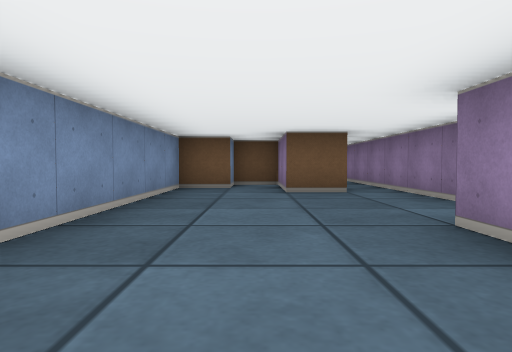
[1] (above)

16 first-person views from a walk through a cub3D ray-caster map. The camera is about half as high as the walls, tilts 2° down and sees 75° across. The floor is counted in squares. Each view is taken from the middle of a square. On the plan, view 1 faces up. The plan holds only what a view shows up to about 9 squares ahead; the rest is blank. The place goes on beyond the plan.

[2]
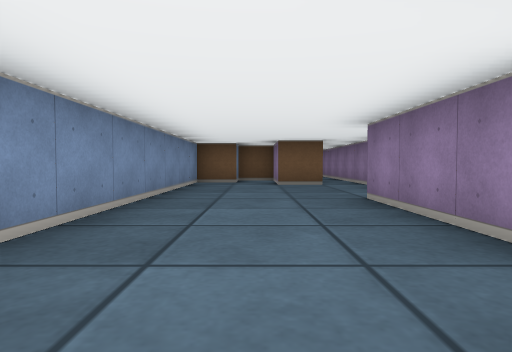

[3]
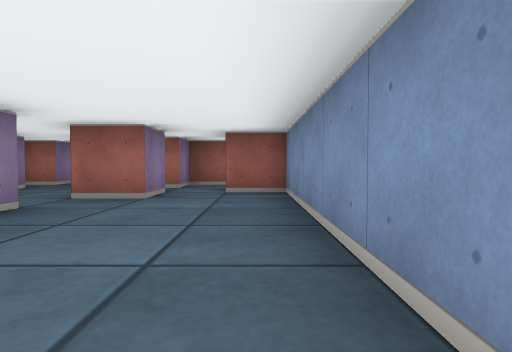

[4]
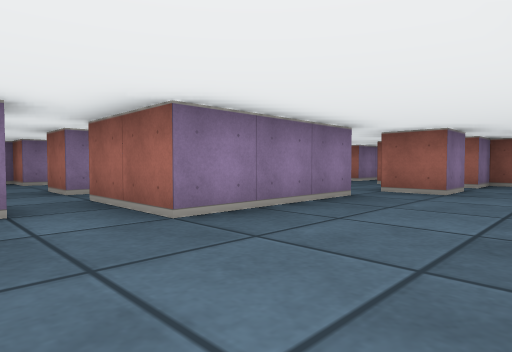

[5]
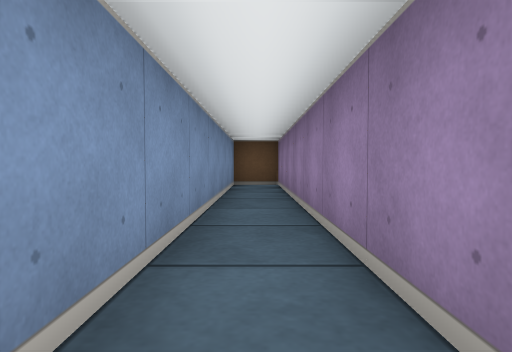

[6]
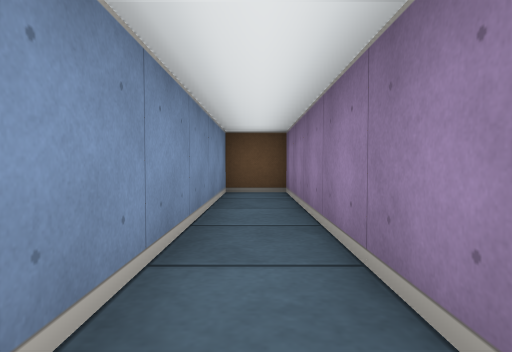

[7]
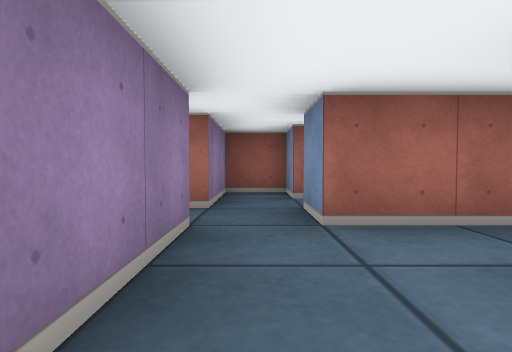

[8]
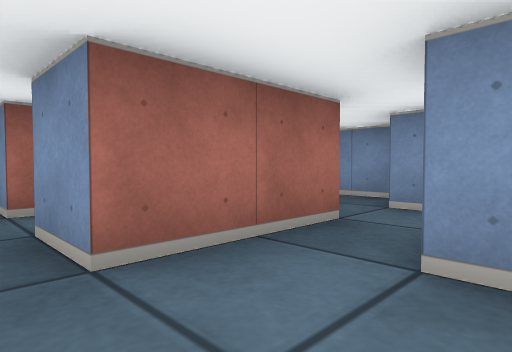

[9]
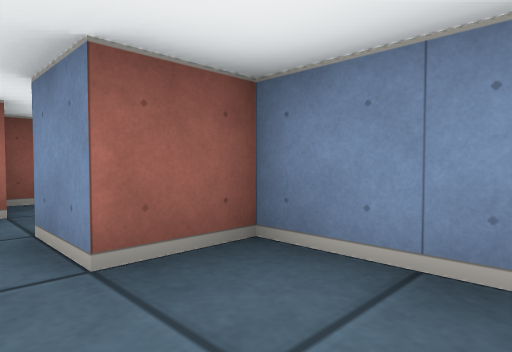

[10]
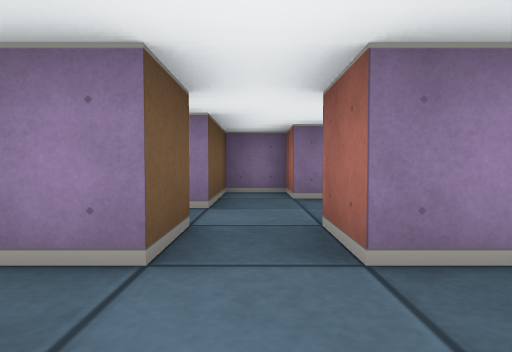

[11]
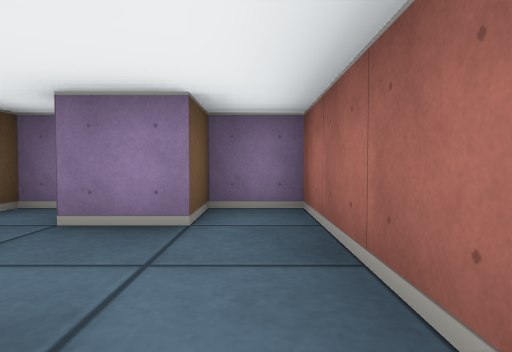

[12]
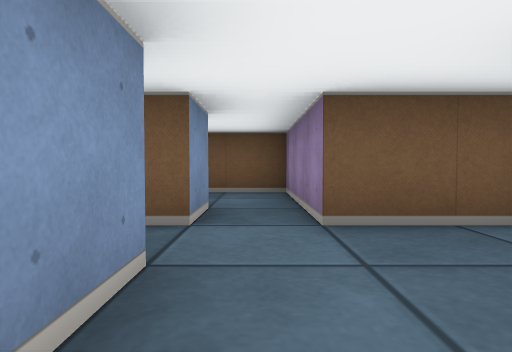

[13]
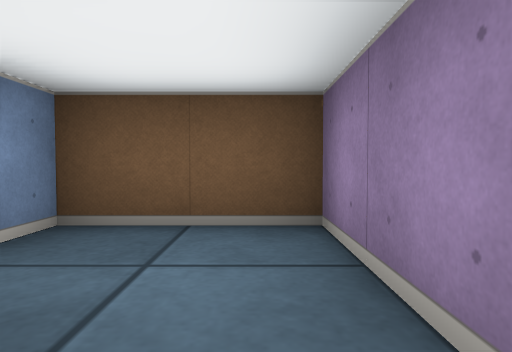

[14]
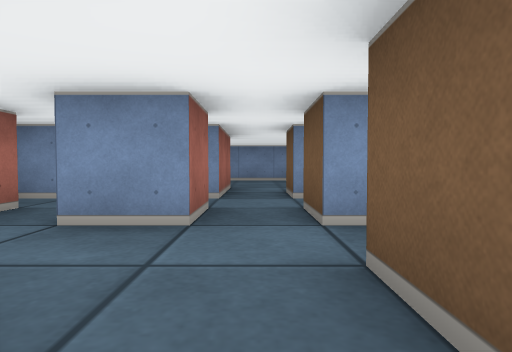

[15]
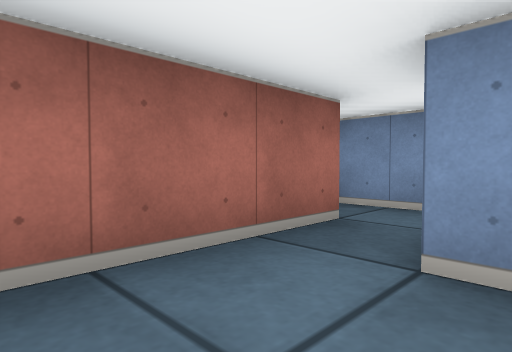

[16]
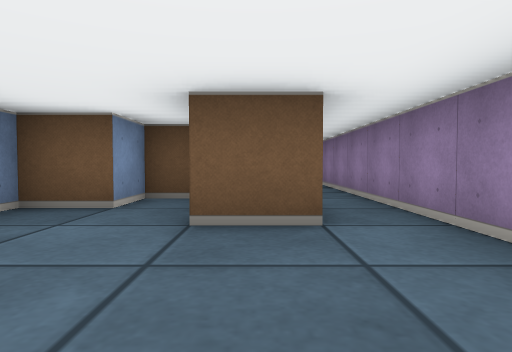

### Floor plan
Ten units are one square. View 1 is at (0, 0); x grows to the right and y downward. Boxes are objects, and circles mark ways between rooms. Rooms are numbered by the first view taken in them; rooms with no view inside come last. Other rooms are left out.
<svg viewBox="-20 -140 110 193">
<path fill="none" stroke="#000" d="M15 6 15 -25 35 -25M35 -35 25 -35 25 -135 15 -135 15 -66M16 -55 5 -55 5 -75 -5 -75 -5 -65 -15 -65 -15 25 -5 25 -5 35M5 26 5 15 15 15M35 35 35 16M-15 39 -15 48M-6 45 5 45 5 35 25 35M55 -45 55 -35 45 -35 45 -42M45 -18 45 -25 55 -25 55 -15M35 -25 35 2M44 -5 85 -5 85 -15 75 -15 75 -25 85 -25 85 -35 65 -35 65 -65 45 -65 45 -59"/>
<circle cx="30" cy="-30" r="3" fill="#2a7"/>
<text x="10" y="-20">1</text>
<text x="60" y="-30">2</text>
</svg>
Room 1 opens to room 2.

Where each view was taken, in squares from view 1:
view 1: 0 up, 0 right, facing up
view 2: 2 down, 0 right, facing up
view 3: 3 up, 1 left, facing down
view 4: 4 up, 1 left, facing down-right
view 5: 6 up, 2 right, facing up
view 6: 8 up, 2 right, facing up
view 7: 1 down, 3 right, facing down
view 8: 2 down, 3 right, facing down-left
view 9: 1 down, 0 right, facing down-left
view 10: 3 up, 3 right, facing right
view 11: 1 up, 5 right, facing right
view 12: 1 up, 6 right, facing up
view 13: 4 up, 6 right, facing up
view 14: 3 up, 8 right, facing left
view 15: 2 up, 7 right, facing down-left
view 16: 3 up, 1 right, facing up
